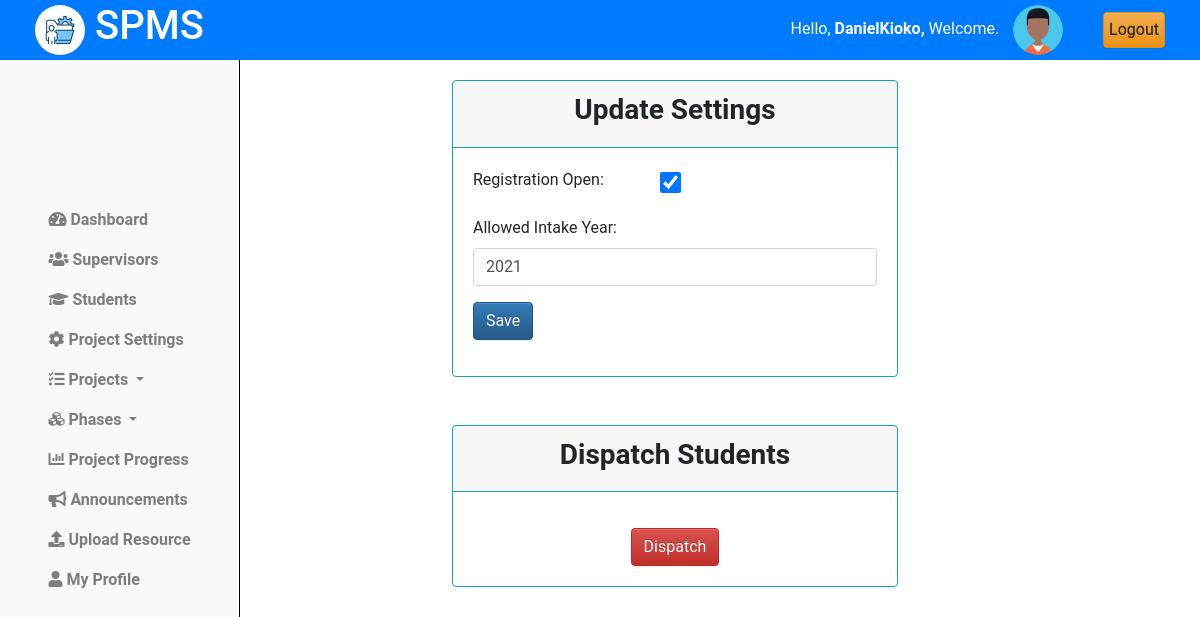
Screenshot of /coordinator/registration/settings/ (signed in) with the database file from the repository.
### projectsApp/models.py (models this page shows)
class Coordinator(AbstractUser):
    pass

class RegistrationSettings(models.Model):
    open = models.BooleanField(default=False)
    allowed_year = models.IntegerField()

### projectsApp/AccessControl.py (the view)
    @login_required
    def wrapper(request, *args, **kwargs):
        if not isinstance(request.user, Coordinator):
            return redirect('cordinator_login')
        return function(request, *args, **kwargs)

### projectsApp/AccessControl.py (called while the page is built)
def coordinator_required(function):
    @login_required
    def wrapper(request, *args, **kwargs):
        if not isinstance(request.user, Coordinator):
            return redirect('cordinator_login')
        return function(request, *args, **kwargs)
    return wrapper

### projectsApp/views.py (called while the page is built)
@coordinator_required
def registration_settings(request):
    settings = RegistrationSettings.objects.first()
    context = {
        'settings':settings
        }
    return render(request, 'cordinator/registration_settings.html', context)

### projectsApp/templates/cordinator/registration_settings.html (shortened to what this page needs)
{% extends 'base_cord.html' %}
{% load static %}
{% block content %}
{% include 'column1_cord.html' %}
<div class="content">
    <div class="container-fluid">
        <div class="row">
            <div class="card mb-5 border-info">
                <div class="card-header text-center border-info">
                    <h3 class="text-center"><Strong>Update Settings</Strong></h3>
                </div>
                <div class="card-body">
                    <form method="post" action="{% url 'update_registration_settings' %}">
                        <div class="form-row">
                            <div class="col">
                                <div class="form-group">
                                    <label for="registration_open">Registration Open:</label>
                                </div>
                            </div>
                            <div class="col">
                                <div class="form-group">
                                    <input type="checkbox" class="form-check-input" id="registration_open" name="registration_open" {% if settings.open %} checked {% endif %}>
                                </div>
                            </div>
                        </div>
                        <div class="form-group">
                            <label for="allowed_intake_year">Allowed Intake Year:</label>
                            <input type="number" class="form-control" id="allowed_intake_year" name="allowed_intake_year" value="{{ settings.allowed_year }}">
                        </div>
                        <button type="submit" class="btn btn-primary">Save</button>
                    </form>
                </div>
            </div>
            <div class="card mb-5 border-info">
                <div class="card-header text-center border-info">
                    <h3 class="text-center"><Strong>Dispatch Students</Strong></h3>
                </div>
                <div class="card-body">
                    <div class="text-center mt-3">
                        <button id="dispatchButton" type="button" class="btn btn-danger" data-toggle="modal" data-target="#dispatchConfirmationModal">Dispatch </button>
                    </div>
                </div>
            </div>
        </div>
    </div>
</div>
<link rel="stylesheet" href="{% static 'css/upload_title.css' %}">
{% endblock %}

### projectsApp/templates/base_cord.html (shortened to what this page needs)
{% load static %}
<!doctype html>
<html class="no-js h-100" lang="en">
  <head>
    <link href="https://use.fontawesome.com/releases/v5.0.6/css/all.css" rel="stylesheet">
    <link href="https://stackpath.bootstrapcdn.com/bootstrap/4.5.2/css/bootstrap.min.css" rel="stylesheet">
    <link rel="stylesheet" href="https://cdn.jsdelivr.net/npm/bootstrap@3.3.7/dist/css/bootstrap-theme.min.css">
</head>
<body>
    <header>
        <div class="container-fluid">
            <div class="row align-items-center">
                <div class="col-md-3">
                    <div class="left">
                        <img src="{% static 'images/logo.jpg' %}" alt="Logo" class="logo">
                        <h1>SPMS</h1>
                    </div>
                </div>
                <div class="col-md-9 d-flex justify-content-end">
                    <div class="row align-items-center">
                        <div class="col-auto">
                            <span class="username mb-3" style="padding:10px;">
                                Hello,
                                <strong>
                                    {% if request.user.is_authenticated %}
                                        {% if request.user.is_staff %}
                                            {{ request.user.username }},
                                        {% else %}
                                            {{ request.user.name }},
                                        {% endif %}
                                    {% else %}
                                        Guest,
                                    {% endif %}
                                </strong>
                                Welcome.
                            </span>
                            <img src="{% static 'images/profile.png'%}" alt="Profile Picture" class="profile-pic">
                        </div>
                        <div class="col-auto">
                            <a href="{% url 'logout' %}" class="btn btn-warning" style="padding:5px;">Logout</a>
                        </div>
                    </div>
                </div>
            </div>
        </div>
    </header>
    {% block content %}
    {% endblock %}
</body>
</html>

### projectsApp/static/css/upload_title.css (style rules this page uses)
.content { margin-left: 250px; padding: 20px; margin-top: 60px; }
.card { width: 49%; margin-left: 20%; align-content: center; }

### projectsApp/templates/base_cord.html (style rules this page uses)
body { font-family: 'Roboto', sans-serif; margin: 0; padding: 0; }
header { background-color: #007BFF; color: white; display: flex; justify-content: space-between; align-items: center; text-align: center; padding: 10px 20px; z-index: 20; position: fixed; top: 0; left: 0; width: 100%; height: 60px; }
header .left { display: flex; align-items: center; }
header .logo { width: 50px; height: 50px; margin-right: 10px; border-radius: 50%; }
header .profile-pic { width: 50px; height: 50px; border-radius: 50%; margin-right: 10px; }

### projectsApp/templates/cordinator/registration_settings.html (style rules this page uses)
input[type="checkbox"] { width: 1.3em; height: 1.3em; }

### rows the page displays
Coordinator: user.username "DanielKioko"
RegistrationSettings: open "☑", allowed_intake_year "2021"
